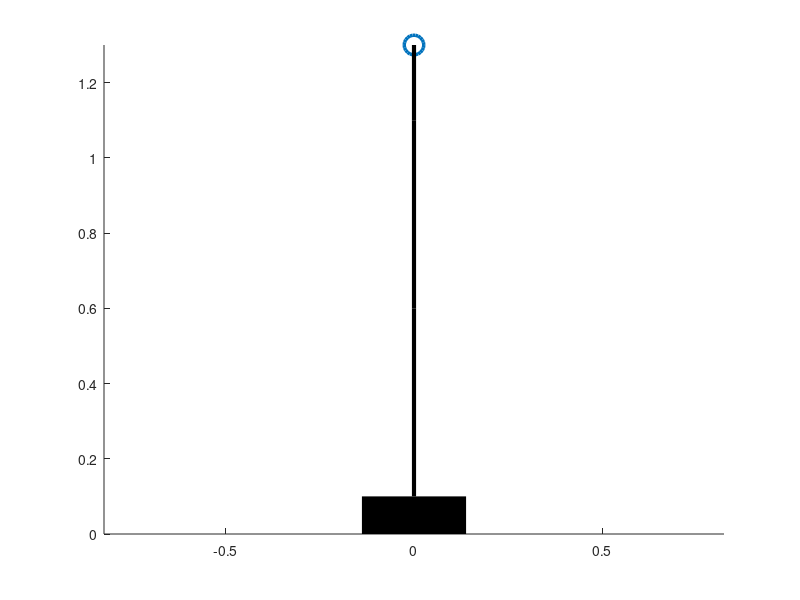

Write the MATLAB code that produced this figure.
    %%%%%%%%%%%%%%%%%%%%%%%%%%%%%%%%%%%%%%%%%%%%%%%%%%%%%%%%%%%
    %INVERSE KINEMATICS FOR SPACE CONCORDIA ROBOTICS TEAM 2017%
    %%%%%%%%%%%%%%%%%%%%%%%%%%%%%%%%%%%%%%%%%%%%%%%%%%%%%%%%%%%

%NOTE: The first angle in the code (a1a) is the angle that the base makes
%with the horizontal. Since the base is immobile, this angle is assumed to
%be constant. In fact, the properties of the base are not taken into
%account in this code but are simply added to the final figure. 
%For this reason, each angle has a higher coefficient than its
%corresponding link. E.g. link 1 corresponds to angle a2a.

%This code uses a closed form solution to determine the orientation of the
%joints of a planar RRR arm for its end effector to reach a given point.For
%more information about workings of the code, contact Maxim Kaller.

%INITIALIZATION OF VARIABLES

d1 = 0.1; %Length of base (could include rover length)
l1 = 0.5; %li = length of link i
l2 = 0.5; 
l3 = 0.2; 
amax2 = pi/2; %amaxi = maximum angle link i + 1 can reach
amin2 = 0; %amini = minimum angle link i + 1 can reach
amax3 = pi;
amin3 = -pi;
amax4 = pi;
amin = -pi;
X = 0.0; %Desired X position
Y = 1.3; %Desired Y position
%Z = 0.7; %Desired Z position (CURRENTLY USELESS)
%BULK OF THE CODE



beta = atan2(Y - d1 , X); %Calculates beta, which is the sum of the angles of all links
xn = X - l3 * cos(beta); %Calculates xn, which is the x coordinate of the wrist
yn = (Y - d1) - l3 * sin(beta); %Calculates yn, which is the y coordinate of the wrist

if sqrt(xn^2 + yn^2) > l1 + l2 %Check to see if point is too far
    disp('Error! Cannot reach point!');
    return
end

a3 = (xn^2 + yn^2 - l1^2 - l2^2)/(2 * l1 * l2); %Calculates the cosine of the angle of link 2
a3a = acos(a3); %Proper angle is reached. NOTE: Depending on speed of function acos()
                %an approximation or different calculation method should be
                %used to speed computation time
                
if a3a > amax3 | a3a < amin3 %Check to see if third angle is within bounds
    disp('Error! Angle 3 is not within bounds');
    return
end

aphi = (xn^2 + yn^2 + l1^2 - l2^2)/(2 * sqrt(xn^2 + yn^2) * l1); %Determine cos of phi
phi = acos(aphi); %Phi is the angle between the first link and the straight line
                  %from the base to the end effector

%Depending on the configuration of the arm, phi and beta can be used to
%find the second angle

if a3a <= 0
    a2a = beta + phi;
end

if a3a > 0
    a2a = beta - phi;
end

%If a2a is too small, calculations will restart with a3a being negative
if a2a > amax2 | a2a < amin2 
    disp(a2a);
    a3a = -a3a;
end

if a3a < 0
    a2a = beta + phi;
end

if a3a > 0
    a2a = beta - phi;
end

%Check to see if second angle is within bounds
if a2a > amax2 | a2a < amin2
    disp('Error! Angle 2 is not within bounds');
    return
end

%Knowing the sum of all angles (beta) and two of the three angles,
%the final angle (angle four) can be found:

a4a = beta - (a2a + a3a);

%The following line creates a circle around the specified point. This point
%is used to confirm that the end effector is well positioned:
scatter(X,Y, 200, 'LineWidth' , 2.5);

%The following code generates a graphical representation of the arm:
hold on;
plot( [0 0] , [0 d1] , 'k' , 'LineWidth' , 75);
plot( [0 l1 * cos(a2a)] , [ d1 d1 + l1 * sin(a2a)], 'k' , 'LineWidth' , 3);
plot( [l1 * cos(a2a) l1 * cos(a2a) + l2 * cos(a2a + a3a)] , [d1 + l1 * sin(a2a) d1 + l1 * sin(a2a) + l2 * sin(a2a + a3a)], 'k', 'LineWidth' , 3);
plot( [ l1 * cos(a2a) + l2 * cos(a2a + a3a) l1 * cos(a2a) + l2 * cos(a2a + a3a) + l3 * cos(a2a + a3a + a4a)] , [ d1 + l1 * sin(a2a) + l2 * sin(a2a + a3a) d1 + l1 * sin(a2a) + l2 * sin(a2a + a3a) + l3 * sin(a2a + a3a + a4a) ] , 'k' , 'LineWidth' , 3);

axis equal; %To avoid weird graphs. NOTE: X axis and Y axis may still be of different lengths.
            %This will make links seem smaller/bigger than they actually
            %are. Fear not. As long as the end effector touches the circle
            %it is all good.